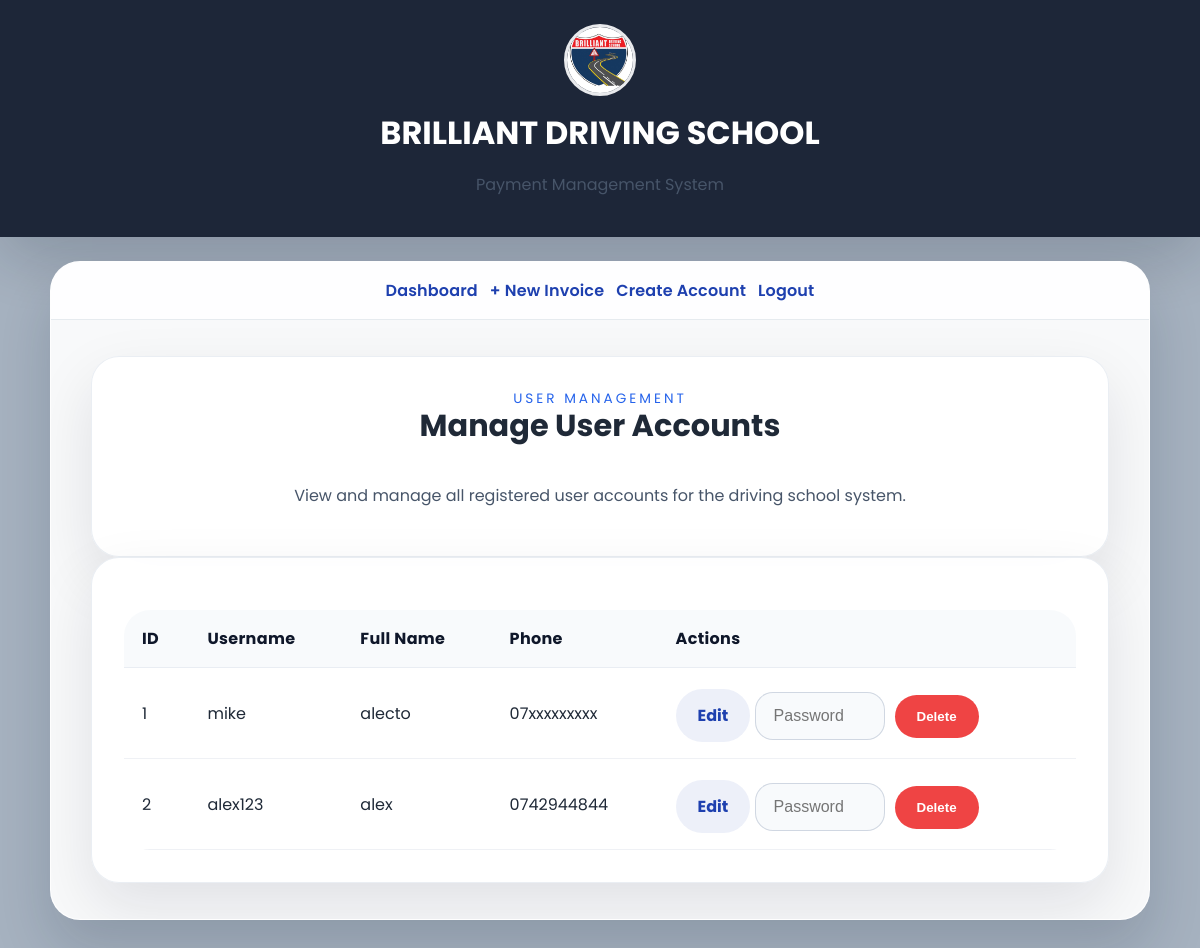
The page /manage_users (signed in) on the database its author committed.
### app.py (models this page shows)
class User(db.Model):
    id = db.Column(db.Integer, primary_key=True)
    username = db.Column(db.String(80), unique=True, nullable=False)
    password = db.Column(db.String(120), nullable=False)
    full_name = db.Column(db.String(150))
    phone = db.Column(db.String(20))

### app.py (the view)
@app.route('/manage_users')
def manage_users():
    if 'user' not in session:
        return redirect(url_for('home'))
    if session.get('user_type') != 'admin':
        flash('Access denied! Only admins can manage users.', 'error')
        return redirect(url_for('dashboard'))
    users = User.query.all()
    return render_template('manage_users.html', users=users)

### templates/manage_users.html
{% extends "base.html" %}
{% block body_class %}dashboard{% endblock %}
{% block content %}
<div class="hero-card">
    <div class="center-pane">
        <span class="section-lead">User Management</span>
        <h2>Manage User Accounts</h2>
        <p>View and manage all registered user accounts for the driving school system.</p>
    </div>
</div>
<div class="table-card">
    <div class="table-wrapper">
        <table>
            <thead>
                <tr>
                    <th>ID</th>
                    <th>Username</th>
                    <th>Full Name</th>
                    <th>Phone</th>
                    <th>Actions</th>
                </tr>
            </thead>
            <tbody>
                {% for user in users %}
                <tr>
                    <td>{{ user.id }}</td>
                    <td>{{ user.username }}</td>
                    <td>{{ user.full_name }}</td>
                    <td>{{ user.phone }}</td>
                    <td>
                        <a href="{{ url_for('edit_user', id=user.id) }}" class="btn btn-tertiary">Edit</a>
                        <form method="POST" action="{{ url_for('delete_user', id=user.id) }}" class="action-row">
                            <input class="form-field password-input" type="password" name="password" placeholder="Password" required>
                            <button type="submit" class="btn btn-danger" onclick="return confirm('Are you sure you want to delete this user?')">Delete</button>
                        </form>
                    </td>
                </tr>
                {% endfor %}
            </tbody>
        </table>
    </div>
</div>
{% endblock %}

### static/style.css (style rules this page uses)
* { box-sizing: border-box; }
html { scroll-behavior: smooth; }
body { font-family: 'Poppins', sans-serif; margin: 0; min-height: 100vh; color: #1f2937; background-color: #e2e8f0; background-size: cover; background-position: center; background-repeat: no-repeat; }
body::before { content: ''; position: fixed; inset: 0; z-index: -1; background: rgba(14, 42, 71, 0.28); pointer-events: none; backdrop-filter: blur(1px); }
body.dashboard { background-image: url('https://images.unsplash.com/photo-1518684079-d5120d9d9f03?auto=format&fit=crop&w=1500&q=80'); }
.hero-card, .form-card, .table-card { background: rgba(255, 255, 255, 0.95); border-radius: 28px; padding: 32px; box-shadow: 0 24px 60px rgba(15, 23, 42, 0.1); border: 1px solid rgba(203, 213, 225, 0.4); }
h1, h2, h3 { margin-top: 0; line-height: 1.1; }
h2 { font-size: clamp(1.9rem, 2.2vw, 2.4rem); }
p { color: #475569; }
.form-field { width: 100%; padding: 14px 18px; border-radius: 18px; border: 1px solid rgba(148, 163, 184, 0.4); background: rgba(248, 250, 252, 0.98); color: #0f172a; font-size: 1rem; }
.btn { display: inline-flex; align-items: center; justify-content: center; gap: 8px; padding: 14px 22px; border-radius: 999px; border: none; font-weight: 700; cursor: pointer; transition: transform .18s ease, box-shadow .18s ease, background .18s ease; text-decoration: none; }
.btn-danger { background: #ef4444; color: white; }
.btn-tertiary { background: rgba(30, 64, 175, 0.08); color: #1e40af; }
.center-pane { display: flex; justify-content: center; align-items: center; flex-direction: column; text-align: center; }
.table-wrapper { overflow-x: auto; border-radius: 26px; margin-top: 20px; }
table { width: 100%; border-collapse: collapse; min-width: 780px; }
th, td { padding: 16px 18px; text-align: left; border-bottom: 1px solid rgba(148, 163, 184, 0.15); }
th { background: rgba(248, 250, 252, 0.93); color: #0f172a; font-weight: 700; letter-spacing: 0.02em; }
.section-lead { font-size: 0.85rem; letter-spacing: 0.22em; color: #2563eb; text-transform: uppercase; }
.action-row { display: inline-flex; gap: 10px; align-items: center; flex-wrap: wrap; margin-top: 8px; }
.password-input { width: 130px; margin: 0; }

### rows shown on the page
User: id "1", username "mike", full_name "alecto", phone "07xxxxxxxxx"
User: id "2", username "alex123", full_name "alex", phone "0742944844"
